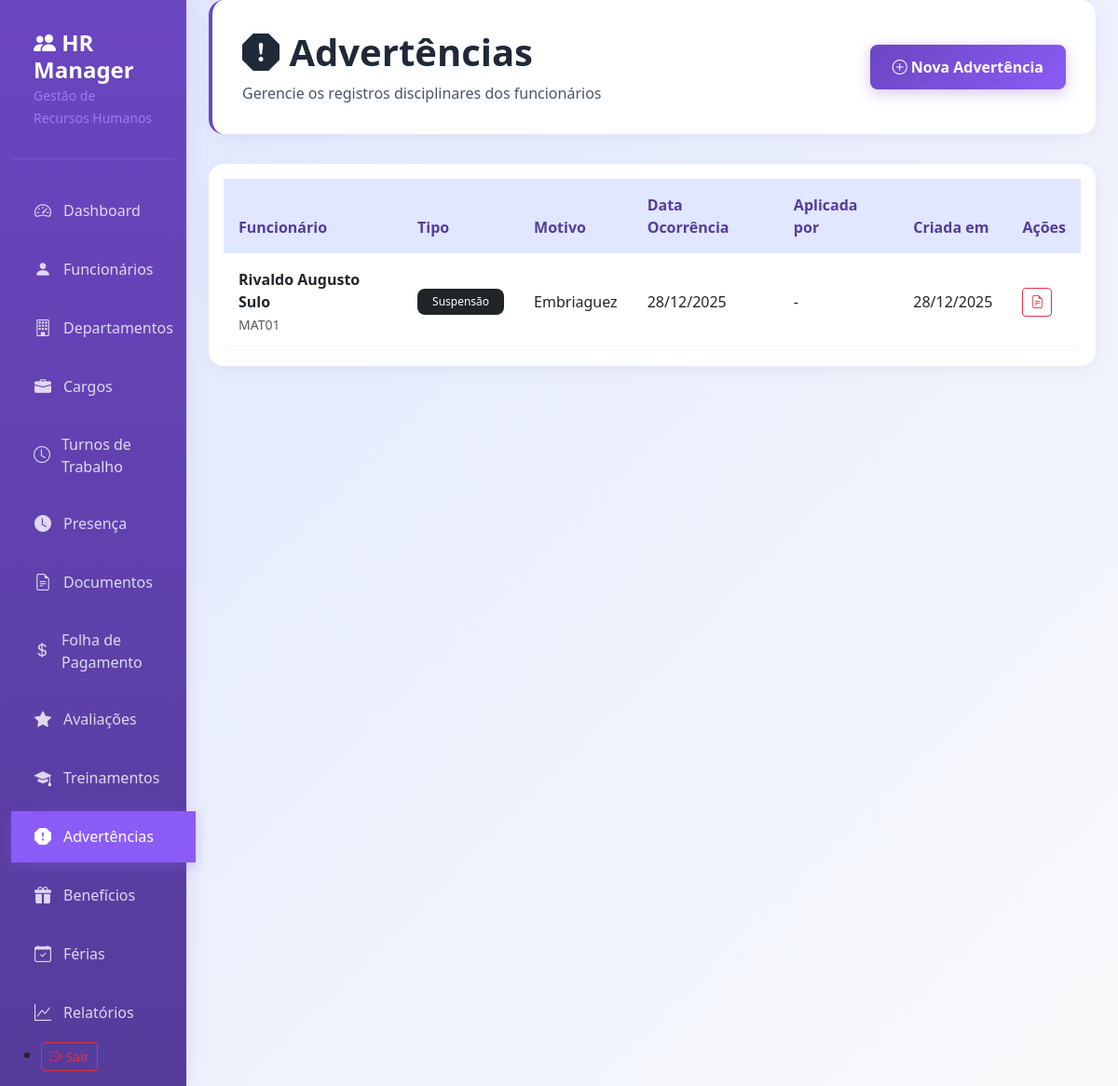
Screenshot of /advertencias/ (signed in) with the database file from the repository.
### rh/models.py (models this page shows, shortened)
class Advertencia(models.Model):
    TIPO_ADVERTENCIA = [
        ('Advertencia_Verbal', 'Advertência Verbal'),
        ('Advertencia_Escrita', 'Advertência Escrita'),
        ('Suspensao', 'Suspensão'),
        ('Demissao_Por_Justa_Causa', 'Demissão por Justa Causa'),
    ]
    empresa = models.ForeignKey(Empresa, on_delete=models.CASCADE)
    funcionario = models.ForeignKey(Funcionario, on_delete=models.CASCADE, related_name='advertencias', verbose_name='Funcionário')
    tipo = models.CharField(max_length=30, choices=TIPO_ADVERTENCIA, verbose_name='Tipo de Advertência')
    motivo = models.TextField(verbose_name='Motivo')
    descricao = models.TextField(verbose_name='Descrição do Ocorrido')
    data_ocorrencia = models.DateField(verbose_name='Data da Ocorrência')
    aplicada_por = models.ForeignKey(
        settings.AUTH_USER_MODEL,
        on_delete=models.SET_NULL,
        null=True,
        related_name='advertencias_aplicadas'
    )
    arquivo_documento = models.FileField(upload_to='advertencias/', null=True, blank=True, verbose_name='Documento Oficial')
    criada_em = models.DateTimeField(auto_now_add=True, verbose_name='Criada em')
    class Meta:
        verbose_name = 'Advertência'
        verbose_name_plural = 'Advertências'
        ordering = ['-criada_em']

class Funcionario(models.Model):
    STATUS_CHOICES = [
        ('Ativo', 'Ativo'),
        ('Afastado', 'Afastado'),
        ('Demitido', 'Demitido'),
        ('Aposentado', 'Aposentado'),
    ]
    TIPO_CONTRATO = [
        ('Efetivo', 'Efetivo'),
        ('PrazoDeterminado', 'Prazo Determinado'),
        ('Estagiario', 'Estagiário'),
        ('Consultor', 'Consultor'),
    ]
    empresa = models.ForeignKey(Empresa,on_delete=models.CASCADE, related_name='funcionarios')
    matricula = models.CharField(max_length=20, unique=True, verbose_name='Matrícula')
    nome_completo = models.CharField(max_length=200, verbose_name='Nome Completo')
    email_corporativo = models.EmailField(unique=True, verbose_name='E-mail Corporativo')
    cpf = models.CharField(max_length=14, unique=True, verbose_name='CPF')
    rg = models.CharField(max_length=20, blank=True, verbose_name='RG')
    data_nascimento = models.DateField(verbose_name='Data de Nascimento')
    telefone = models.CharField(max_length=20, blank=True, verbose_name='Telefone')
    endereco = models.TextField(verbose_name='Endereço Completo')
    cargo = models.ForeignKey(Cargo, on_delete=models.PROTECT, verbose_name='Cargo')
    departamento = models.ForeignKey(Departamento, on_delete=models.PROTECT, verbose_name='Departamento')
    data_admissao = models.DateField(verbose_name='Data de Admissão')
    data_demissao = models.DateField(null=True, blank=True, verbose_name='Data de Demissão')
    tipo_contrato = models.CharField(max_length=20, choices=TIPO_CONTRATO, default='CLT', verbose_name='Tipo de Contrato')
    salario_atual = models.DecimalField(max_digits=10, decimal_places=2, verbose_name='Salário Atual')
    status = models.CharField(max_length=20, choices=STATUS_CHOICES, default='Ativo', verbose_name='Status')
    foto = models.ImageField(upload_to='funcionarios/fotos/', null=True, blank=True, verbose_name='Foto')
    turno = models.ForeignKey('TurnoTrabalho', on_delete=models.SET_NULL, null=True, blank=True, verbose_name='Turno de Trabalho')
    banco = models.CharField(max_length=100, blank=True, verbose_name='Banco')
    agencia = models.CharField(max_length=20, blank=True, verbose_name='Agência')
    conta_corrente = models.CharField(max_length=20, blank=True, verbose_name='Conta Corrente')
    criado_em = models.DateTimeField(auto_now_add=True, verbose_name='Criado em')
    atualizado_em = models.DateTimeField(auto_now=True, verbose_name='Atualizado em')
    class Meta:
        verbose_name = 'Funcionário'
        verbose_name_plural = 'Funcionários'
        ordering = ['nome_completo']

### rh/views.py (the view)
# urls.py: path('advertencias/', views.AdvertenciaListView.as_view(), name='advertencia_list'),
class AdvertenciaListView(LoginRequiredMixin, ListView):
    model = Advertencia
    template_name = 'rh/advertencia_list.html'
    context_object_name = 'advertencias'
    paginate_by = 10
    def get_queryset(self):
        empresa = self.request.user.empresa
        return Advertencia.objects.filter(empresa=empresa).select_related('funcionario', 'aplicada_por').all().order_by('-criada_em')

### templates/rh/advertencia_list.html (shortened to what this page needs)
{% extends 'base.html' %}
{% block content %}
<div class="page-header">
    <div class="row align-items-center">
        <div class="col">
            <h1><i class="bi bi-exclamation-octagon-fill"></i> Advertências</h1>
            <p>Gerencie os registros disciplinares dos funcionários</p>
        </div>
        <div class="col-auto">
            <a href="{% url 'advertencia_create' %}" class="btn btn-primary">
                <i class="bi bi-plus-circle"></i> Nova Advertência
            </a>
        </div>
    </div>
</div>
<div class="card">
    <div class="card-body">
        <div class="table-responsive">
            <table class="table table-hover">
                <thead>
                    <tr>
                        <th>Funcionário</th>
                        <th>Tipo</th>
                        <th>Motivo</th>
                        <th>Data Ocorrência</th>
                        <th>Aplicada por</th>
                        <th>Criada em</th>
                        <th>Ações</th>
                    </tr>
                </thead>
                <tbody>
                    {% for advertencia in page_obj %}
                    <tr>
                        <td>
                            <strong>{{ advertencia.funcionario.nome_completo }}</strong>
                            <br><small class="text-muted">{{ advertencia.funcionario.matricula }}</small>
                        </td>
                        <td>
                            <span class="badge bg-{% if advertencia.tipo == 'Advertencia_Verbal' %}warning{% elif advertencia.tipo == 'Advertencia_Escrita' %}danger{% else %}dark{% endif %}">
                                {{ advertencia.get_tipo_display }}
                            </span>
                        </td>
                        <td>{{ advertencia.motivo|truncatechars:50 }}</td>
                        <td>{{ advertencia.data_ocorrencia|date:"d/m/Y" }}</td>
                        <td>{{ advertencia.aplicada_por.nome_completo|default:"-" }}</td>
                        <td>{{ advertencia.criada_em|date:"d/m/Y" }}</td>
                        <td>
                            {% if advertencia.arquivo_documento %}
                                <a href="{{ advertencia.arquivo_documento.url }}" target="_blank" class="btn btn-sm btn-outline-danger" title="Ver Documento">
                                    <i class="bi bi-file-earmark-text"></i>
                                </a>
                            {% endif %}
                        </td>
                    </tr>
                    {% endfor %}
                </tbody>
            </table>
        </div>
    </div>
</div>
{% endblock %}

### templates/base.html (style rules this page uses)
:root { --primary-purple: #6B46C1; --primary-purple-dark: #553C9A; --primary-purple-light: #8B5CF6; --secondary-purple: #A78BFA; --light-purple: #E0E7FF; --white: #FFFFFF; --gray-50: #F9FAFB; --gray-100: #F3F4F6; --gray-200: #E5E7EB; --gray-600: #4B5563; --gray-800: #1F2937; --success: #10B981; --warning: #F59E0B; --danger: #EF4444; }
* { margin: 0; padding: 0; box-sizing: border-box; }
body { font-family: 'Segoe UI', Tahoma, Geneva, Verdana, sans-serif; background: linear-gradient(135deg, var(--light-purple) 0%, var(--gray-50) 100%); min-height: 100vh; }
.page-header { background: var(--white); padding: 2rem; border-radius: 1rem; box-shadow: 0 4px 20px rgba(0, 0, 0, 0.05); margin-bottom: 2rem; border-left: 4px solid var(--primary-purple); }
.page-header h1 { color: var(--gray-800); font-weight: 700; margin-bottom: 0.5rem; }
.page-header p { color: var(--gray-600); margin: 0; }
.card { background: var(--white); border: none; border-radius: 1rem; box-shadow: 0 4px 20px rgba(0, 0, 0, 0.05); transition: all 0.3s ease; overflow: hidden; }
.btn-primary { background: linear-gradient(135deg, var(--primary-purple) 0%, var(--primary-purple-light) 100%); border: none; padding: 0.75rem 1.5rem; border-radius: 0.5rem; font-weight: 600; transition: all 0.3s ease; box-shadow: 0 4px 15px rgba(107, 70, 193, 0.3); }
.table { margin-bottom: 0; }
.table th { background: var(--light-purple); color: var(--primary-purple-dark); font-weight: 600; border: none; padding: 1rem; }
.table td { padding: 1rem; vertical-align: middle; border-color: var(--gray-100); }
.badge { padding: 0.5rem 1rem; border-radius: 0.5rem; font-weight: 500; }

### rows the page displays
Advertencia: funcionario.nome_completo "Rivaldo Augusto Sulo", funcionario.matricula "MAT01", tipo "Suspensão", motivo "Embriaguez", data_ocorrencia "28/12/2025", aplicada_por.nome_completo "-", criada_em "28/12/2025"
